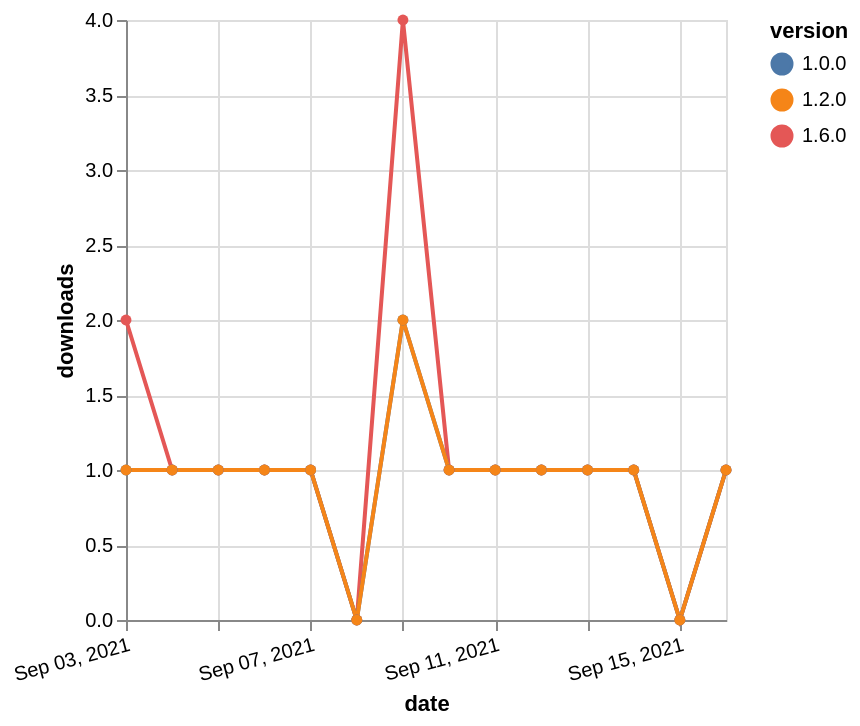

Write a Vega-Lite specification for this figure.
### Vega-Lite specification from a JSON file in a GitHub repository (floating-point values rounded to 4 significant figures)
{"$schema": "https://vega.github.io/schema/vega-lite/v5.json", "description": "A simple bar chart with embedded data.", "data": {"values": [{"date": "2021-09-03", "total": 121, "delta": 2, "version": "1.6.0"}, {"date": "2021-09-04", "total": 122, "delta": 1, "version": "1.6.0"}, {"date": "2021-09-05", "total": 123, "delta": 1, "version": "1.6.0"}, {"date": "2021-09-06", "total": 124, "delta": 1, "version": "1.6.0"}, {"date": "2021-09-07", "total": 125, "delta": 1, "version": "1.6.0"}, {"date": "2021-09-08", "total": 125, "delta": 0, "version": "1.6.0"}, {"date": "2021-09-09", "total": 129, "delta": 4, "version": "1.6.0"}, {"date": "2021-09-10", "total": 130, "delta": 1, "version": "1.6.0"}, {"date": "2021-09-11", "total": 131, "delta": 1, "version": "1.6.0"}, {"date": "2021-09-12", "total": 132, "delta": 1, "version": "1.6.0"}, {"date": "2021-09-13", "total": 133, "delta": 1, "version": "1.6.0"}, {"date": "2021-09-14", "total": 134, "delta": 1, "version": "1.6.0"}, {"date": "2021-09-15", "total": 134, "delta": 0, "version": "1.6.0"}, {"date": "2021-09-16", "total": 135, "delta": 1, "version": "1.6.0"}, {"date": "2021-09-03", "total": 204, "delta": 1, "version": "1.0.0"}, {"date": "2021-09-04", "total": 205, "delta": 1, "version": "1.0.0"}, {"date": "2021-09-05", "total": 206, "delta": 1, "version": "1.0.0"}, {"date": "2021-09-06", "total": 207, "delta": 1, "version": "1.0.0"}, {"date": "2021-09-07", "total": 208, "delta": 1, "version": "1.0.0"}, {"date": "2021-09-08", "total": 208, "delta": 0, "version": "1.0.0"}, {"date": "2021-09-09", "total": 210, "delta": 2, "version": "1.0.0"}, {"date": "2021-09-10", "total": 211, "delta": 1, "version": "1.0.0"}, {"date": "2021-09-11", "total": 212, "delta": 1, "version": "1.0.0"}, {"date": "2021-09-12", "total": 213, "delta": 1, "version": "1.0.0"}, {"date": "2021-09-13", "total": 214, "delta": 1, "version": "1.0.0"}, {"date": "2021-09-14", "total": 215, "delta": 1, "version": "1.0.0"}, {"date": "2021-09-15", "total": 215, "delta": 0, "version": "1.0.0"}, {"date": "2021-09-16", "total": 216, "delta": 1, "version": "1.0.0"}, {"date": "2021-09-03", "total": 177, "delta": 1, "version": "1.2.0"}, {"date": "2021-09-04", "total": 178, "delta": 1, "version": "1.2.0"}, {"date": "2021-09-05", "total": 179, "delta": 1, "version": "1.2.0"}, {"date": "2021-09-06", "total": 180, "delta": 1, "version": "1.2.0"}, {"date": "2021-09-07", "total": 181, "delta": 1, "version": "1.2.0"}, {"date": "2021-09-08", "total": 181, "delta": 0, "version": "1.2.0"}, {"date": "2021-09-09", "total": 183, "delta": 2, "version": "1.2.0"}, {"date": "2021-09-10", "total": 184, "delta": 1, "version": "1.2.0"}, {"date": "2021-09-11", "total": 185, "delta": 1, "version": "1.2.0"}, {"date": "2021-09-12", "total": 186, "delta": 1, "version": "1.2.0"}, {"date": "2021-09-13", "total": 187, "delta": 1, "version": "1.2.0"}, {"date": "2021-09-14", "total": 188, "delta": 1, "version": "1.2.0"}, {"date": "2021-09-15", "total": 188, "delta": 0, "version": "1.2.0"}, {"date": "2021-09-16", "total": 189, "delta": 1, "version": "1.2.0"}]}, "width": "container", "mark": {"type": "line", "point": {"filled": true}}, "encoding": {"x": {"field": "date", "type": "temporal", "timeUnit": "yearmonthdate", "title": "date", "axis": {"labelAngle": -15}}, "y": {"field": "delta", "type": "quantitative", "title": "downloads"}, "color": {"field": "version", "type": "nominal"}, "tooltip": {"field": "delta"}}}
